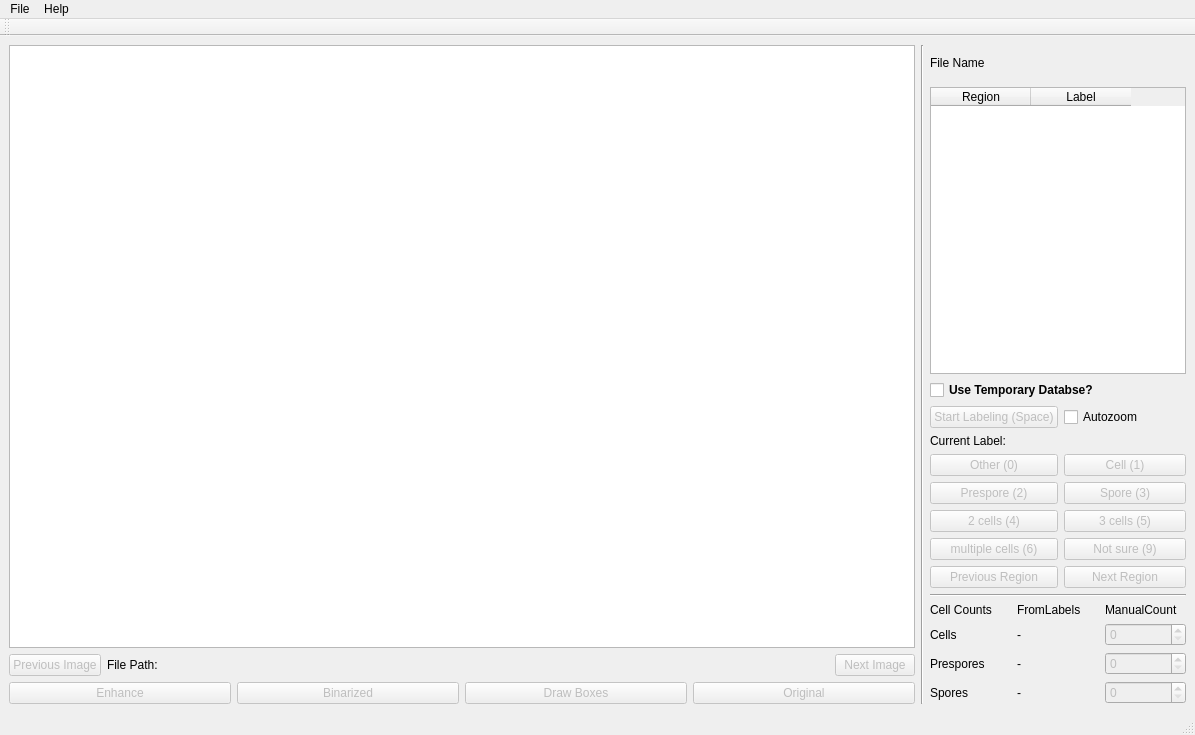
<?xml version="1.0" encoding="UTF-8"?>
<ui version="4.0">
 <class>MainWindow</class>
 <widget class="QMainWindow" name="MainWindow">
  <property name="geometry">
   <rect>
    <x>0</x>
    <y>0</y>
    <width>1195</width>
    <height>735</height>
   </rect>
  </property>
  <property name="windowTitle">
   <string>MainWindow</string>
  </property>
  <widget class="QWidget" name="centralwidget">
   <layout class="QGridLayout" name="gridLayout_3">
    <item row="0" column="0">
     <layout class="QHBoxLayout" name="horizontalLayout_4" stretch="6,0,0">
      <property name="sizeConstraint">
       <enum>QLayout::SetMinimumSize</enum>
      </property>
      <item>
       <layout class="QVBoxLayout" name="verticalLayout">
        <item>
         <widget class="QGraphicsView" name="QgraphicsView"/>
        </item>
        <item>
         <layout class="QHBoxLayout" name="horizontalLayout_3" stretch="0,1,0,0">
          <item>
           <widget class="QPushButton" name="pushButton_PrevImage">
            <property name="enabled">
             <bool>false</bool>
            </property>
            <property name="text">
             <string>Previous Image</string>
            </property>
           </widget>
          </item>
          <item>
           <widget class="QLabel" name="label_file_path">
            <property name="styleSheet">
             <string notr="true"/>
            </property>
            <property name="text">
             <string>File Path:</string>
            </property>
            <property name="textInteractionFlags">
             <set>Qt::LinksAccessibleByMouse|Qt::TextSelectableByMouse</set>
            </property>
           </widget>
          </item>
          <item>
           <widget class="QLabel" name="label_imageNumber">
            <property name="text">
             <string/>
            </property>
           </widget>
          </item>
          <item>
           <widget class="QPushButton" name="pushButton_NxtImage">
            <property name="enabled">
             <bool>false</bool>
            </property>
            <property name="text">
             <string>Next Image</string>
            </property>
           </widget>
          </item>
         </layout>
        </item>
        <item>
         <layout class="QHBoxLayout" name="horizontalLayout_2">
          <item>
           <widget class="QPushButton" name="pushButton_Enhance">
            <property name="enabled">
             <bool>false</bool>
            </property>
            <property name="text">
             <string>Enhance</string>
            </property>
           </widget>
          </item>
          <item>
           <widget class="QPushButton" name="pushButton_Binarized">
            <property name="enabled">
             <bool>false</bool>
            </property>
            <property name="text">
             <string>Binarized</string>
            </property>
           </widget>
          </item>
          <item>
           <widget class="QPushButton" name="pushButton_DrawBoxes">
            <property name="enabled">
             <bool>false</bool>
            </property>
            <property name="text">
             <string>Draw Boxes</string>
            </property>
           </widget>
          </item>
          <item>
           <widget class="QPushButton" name="pushButton_OriginalImg">
            <property name="enabled">
             <bool>false</bool>
            </property>
            <property name="text">
             <string>Original</string>
            </property>
           </widget>
          </item>
         </layout>
        </item>
       </layout>
      </item>
      <item>
       <widget class="Line" name="line">
        <property name="orientation">
         <enum>Qt::Vertical</enum>
        </property>
       </widget>
      </item>
      <item>
       <layout class="QVBoxLayout" name="verticalLayout_2" stretch="1,8,0,0,0,0">
        <item>
         <widget class="QLabel" name="label_file_name">
          <property name="text">
           <string>File Name</string>
          </property>
          <property name="textInteractionFlags">
           <set>Qt::LinksAccessibleByMouse|Qt::TextSelectableByMouse</set>
          </property>
         </widget>
        </item>
        <item>
         <widget class="QTableWidget" name="tableWidget">
          <property name="alternatingRowColors">
           <bool>false</bool>
          </property>
          <column>
           <property name="text">
            <string>Region</string>
           </property>
          </column>
          <column>
           <property name="text">
            <string>Label</string>
           </property>
          </column>
         </widget>
        </item>
        <item>
         <widget class="QCheckBox" name="checkBox_Database">
          <property name="font">
           <font>
            <weight>75</weight>
            <bold>true</bold>
           </font>
          </property>
          <property name="text">
           <string>Use Temporary Databse? </string>
          </property>
         </widget>
        </item>
        <item>
         <layout class="QGridLayout" name="gridLayout_1">
          <item row="5" column="0">
           <widget class="QPushButton" name="pushButton_LabelPrespore">
            <property name="enabled">
             <bool>false</bool>
            </property>
            <property name="text">
             <string>Prespore (2)</string>
            </property>
           </widget>
          </item>
          <item row="6" column="0">
           <widget class="QPushButton" name="pushButton_Label2cells">
            <property name="enabled">
             <bool>false</bool>
            </property>
            <property name="text">
             <string>2 cells (4)</string>
            </property>
           </widget>
          </item>
          <item row="3" column="0">
           <widget class="QPushButton" name="pushButton_LabelOther">
            <property name="enabled">
             <bool>false</bool>
            </property>
            <property name="text">
             <string>Other (0)</string>
            </property>
           </widget>
          </item>
          <item row="1" column="0">
           <widget class="QPushButton" name="pushButton_StartLabeling">
            <property name="enabled">
             <bool>false</bool>
            </property>
            <property name="text">
             <string>Start Labeling (Space)</string>
            </property>
            <property name="checkable">
             <bool>false</bool>
            </property>
           </widget>
          </item>
          <item row="7" column="0">
           <widget class="QPushButton" name="pushButton_Labelmulticells">
            <property name="enabled">
             <bool>false</bool>
            </property>
            <property name="text">
             <string>multiple cells (6)</string>
            </property>
           </widget>
          </item>
          <item row="9" column="0">
           <widget class="QPushButton" name="pushButton_PreviousROI">
            <property name="enabled">
             <bool>false</bool>
            </property>
            <property name="text">
             <string>Previous Region</string>
            </property>
           </widget>
          </item>
          <item row="3" column="1">
           <widget class="QPushButton" name="pushButton_LabelCell">
            <property name="enabled">
             <bool>false</bool>
            </property>
            <property name="text">
             <string>Cell (1)</string>
            </property>
           </widget>
          </item>
          <item row="7" column="1">
           <widget class="QPushButton" name="pushButton_LabelNotSure">
            <property name="enabled">
             <bool>false</bool>
            </property>
            <property name="text">
             <string>Not sure (9)</string>
            </property>
           </widget>
          </item>
          <item row="5" column="1">
           <widget class="QPushButton" name="pushButton_LabelSpore">
            <property name="enabled">
             <bool>false</bool>
            </property>
            <property name="text">
             <string>Spore (3)</string>
            </property>
           </widget>
          </item>
          <item row="9" column="1">
           <widget class="QPushButton" name="pushButton_NextROI">
            <property name="enabled">
             <bool>false</bool>
            </property>
            <property name="text">
             <string>Next Region</string>
            </property>
           </widget>
          </item>
          <item row="6" column="1">
           <widget class="QPushButton" name="pushButton_Label3cells">
            <property name="enabled">
             <bool>false</bool>
            </property>
            <property name="text">
             <string>3 cells (5)</string>
            </property>
           </widget>
          </item>
          <item row="1" column="1">
           <widget class="QCheckBox" name="checkBox_AutoZoom">
            <property name="layoutDirection">
             <enum>Qt::LeftToRight</enum>
            </property>
            <property name="text">
             <string>Autozoom</string>
            </property>
           </widget>
          </item>
          <item row="2" column="0">
           <widget class="QLabel" name="label_CurrentLabel">
            <property name="enabled">
             <bool>true</bool>
            </property>
            <property name="text">
             <string>Current Label:</string>
            </property>
           </widget>
          </item>
         </layout>
        </item>
        <item>
         <widget class="Line" name="line_2">
          <property name="orientation">
           <enum>Qt::Horizontal</enum>
          </property>
         </widget>
        </item>
        <item>
         <layout class="QGridLayout" name="gridLayout" columnstretch="0,0,0">
          <item row="5" column="0">
           <widget class="QLabel" name="label_4">
            <property name="text">
             <string>Spores</string>
            </property>
           </widget>
          </item>
          <item row="4" column="2">
           <widget class="QSpinBox" name="spinBox_numPrespores">
            <property name="enabled">
             <bool>false</bool>
            </property>
           </widget>
          </item>
          <item row="3" column="1">
           <widget class="QLabel" name="label_current_cells">
            <property name="text">
             <string>-</string>
            </property>
           </widget>
          </item>
          <item row="5" column="2">
           <widget class="QSpinBox" name="spinBox_numSpores">
            <property name="enabled">
             <bool>false</bool>
            </property>
           </widget>
          </item>
          <item row="3" column="0">
           <widget class="QLabel" name="label_2">
            <property name="text">
             <string>Cells</string>
            </property>
           </widget>
          </item>
          <item row="2" column="2">
           <widget class="QLabel" name="label_6">
            <property name="text">
             <string>ManualCount</string>
            </property>
           </widget>
          </item>
          <item row="4" column="0">
           <widget class="QLabel" name="label_3">
            <property name="text">
             <string>Prespores</string>
            </property>
           </widget>
          </item>
          <item row="3" column="2">
           <widget class="QSpinBox" name="spinBox_numCells">
            <property name="enabled">
             <bool>false</bool>
            </property>
           </widget>
          </item>
          <item row="2" column="0">
           <widget class="QLabel" name="label">
            <property name="text">
             <string>Cell Counts</string>
            </property>
           </widget>
          </item>
          <item row="4" column="1">
           <widget class="QLabel" name="label_current_prespores">
            <property name="text">
             <string>-</string>
            </property>
           </widget>
          </item>
          <item row="5" column="1">
           <widget class="QLabel" name="label_current_spores">
            <property name="text">
             <string>-</string>
            </property>
           </widget>
          </item>
          <item row="2" column="1">
           <widget class="QLabel" name="label_5">
            <property name="text">
             <string>FromLabels</string>
            </property>
           </widget>
          </item>
         </layout>
        </item>
       </layout>
      </item>
     </layout>
    </item>
   </layout>
  </widget>
  <widget class="QMenuBar" name="menubar">
   <property name="geometry">
    <rect>
     <x>0</x>
     <y>0</y>
     <width>1195</width>
     <height>21</height>
    </rect>
   </property>
   <widget class="QMenu" name="menuFile">
    <property name="title">
     <string>File</string>
    </property>
    <addaction name="separator"/>
    <addaction name="separator"/>
    <addaction name="actionOpen_File"/>
    <addaction name="actionOpen_Folder"/>
   </widget>
   <widget class="QMenu" name="menuHelp">
    <property name="title">
     <string>Help</string>
    </property>
    <addaction name="actionAbout"/>
   </widget>
   <addaction name="menuFile"/>
   <addaction name="menuHelp"/>
  </widget>
  <widget class="QStatusBar" name="statusbar"/>
  <widget class="QToolBar" name="toolBar">
   <property name="windowTitle">
    <string>toolBar</string>
   </property>
   <attribute name="toolBarArea">
    <enum>TopToolBarArea</enum>
   </attribute>
   <attribute name="toolBarBreak">
    <bool>false</bool>
   </attribute>
  </widget>
  <action name="actionOpen">
   <property name="text">
    <string>Open File</string>
   </property>
  </action>
  <action name="actionNew">
   <property name="text">
    <string>Open Folder</string>
   </property>
  </action>
  <action name="actionSave">
   <property name="text">
    <string>Save</string>
   </property>
  </action>
  <action name="actionSave_As">
   <property name="text">
    <string>Save As</string>
   </property>
  </action>
  <action name="actionAbout">
   <property name="text">
    <string>About</string>
   </property>
  </action>
  <action name="actionHome">
   <property name="icon">
    <iconset>
     <normaloff>../Icons/home-icon.png</normaloff>../Icons/home-icon.png</iconset>
   </property>
   <property name="text">
    <string>Home</string>
   </property>
  </action>
  <action name="actionLabel">
   <property name="icon">
    <iconset>
     <normaloff>../Icons/tag-icon.png</normaloff>../Icons/tag-icon.png</iconset>
   </property>
   <property name="text">
    <string>Label</string>
   </property>
  </action>
  <action name="actionOpen_File">
   <property name="text">
    <string>Open File</string>
   </property>
  </action>
  <action name="actionOpen_Folder">
   <property name="text">
    <string>Open Folder</string>
   </property>
  </action>
 </widget>
 <resources/>
 <connections/>
</ui>
